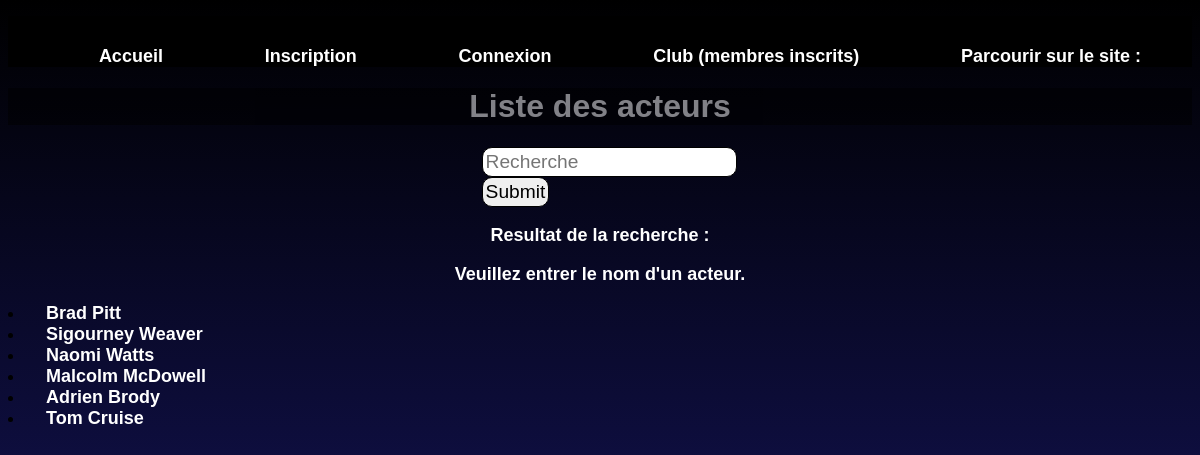
Page /HTMLPHP/liste_acteur.php on the committed database.
### tables this page shows
CREATE TABLE `actors` (
  `id_actor` int(11) NOT NULL AUTO_INCREMENT,
  `name` varchar(30) NOT NULL,
  `gender` varchar(20) NOT NULL,
  `age` int(20) NOT NULL,
  `links` varchar(1000) NOT NULL,
  PRIMARY KEY (`id_actor`)
);

### HTMLPHP/connexion.php (called while the page is built, shortened)
<?php
  $db_handle = mysqli_connect(DB_SERVER,DB_USER,DB_PASS);
  $db_name = 'cinefa';
  $db = mysqli_select_db($db_handle, $db_name);
?>

### HTMLPHP/liste_acteur.php (the view, shortened to what this page needs)
<!DOCTYPE html>
<html lang="fr" dir="ltr">
  <head>
    <link rel="stylesheet" href="../CSS/cinefa.css">
  </head>
  <body>
    <?php
      require_once 'connexion.php';
      include 'header.php';
    ?>
    <h1>Liste des acteurs</h1>
      <form name="form1" method="POST" action="#" required>
        <input type="text" name="recherche" placeholder="Recherche" required ><br>
        <input id="valid_button" type="submit" name="submit1" placeholder="Inscription" required>
      </form>
      <p class="message_reussi">Resultat de la recherche :</p>
        <?php
        if (isset($_POST['submit1']))
        {
          $recherche = $_POST['recherche'];
          $request_search = 'SELECT name, id_actor FROM actors where name like "%' . $recherche . '%"';
          $result_query2 = mysqli_query($db_handle, $request_search);
          $found = false;
              while ($db_field = mysqli_fetch_assoc($result_query2))
                 {
                  $found = true;
                  echo ' <ul class="message_reussi"> <li><a href="fiche_acteur.php?id='. $db_field['id_actor'] . '">' . $db_field['name'] .'</a></li></ul>';
                 }
                if ($found == false) {
                echo '<p class="message_reussi"><script>alert("Aucun resultat trouvé")</script></p>';
                }
          }
          else {
            echo "<p class='message_reussi'> Veuillez entrer le nom d'un acteur. </p>";
          }
      if ($db)
        {
          $request = "SELECT * FROM actors";
          $result_query = mysqli_query($db_handle, $request);
            while ($db_field = mysqli_fetch_assoc($result_query))
            {
              $id = $db_field['id_actor'];
              echo ' <li><a href="fiche_acteur.php?id='. $id . '">' . $db_field['name'] .'</a></li>';
            }
        }
    ?>
  </body>
</html>

### HTMLPHP/header.php (shortened to what this page needs)
<!DOCTYPE html>
<html lang="figure" dir="ltr">
  <head>
  </head>
    <body>
      <link rel="stylesheet" href="../CSS/css-header.css">
        <nav>
          <ol class="menu_nav">
            <li class="block"><a href="index.php">Accueil</a></li>
            <li><a href="inscription.php">Inscription</a></li>
            <li><a href="page_connexion.php">Connexion</a></li>
            <li><a href="page_listes.php">Club (membres inscrits)</a></li>
            <li>
            <a href="#">Parcourir sur le site :</a>
            </li>
          </ol>
        </nav>
    </body>
</html>

### CSS/cinefa.css (style rules this page uses)
body { min-height: 100vh; background: linear-gradient(black,MidnightBlue); font-family : helvetica; }
input { margin-left: 40%; padding-top: 20%; font-size: 120%; border : 1px solid black; border-radius: 10px; padding: 3px; font-family: helvetica; }
.message_reussi { list-style: none; text-decoration: none; font-size: 18px; font-family: helvetica; font-weight: bold; color: #ffffff; text-align: center; }

### CSS/css-header.css (style rules this page uses)
h1 { display: flex; justify-content: center; color: white; background-color: black; opacity: 0.5; }
ol { background-color: black; display: block; list-style: none; display: flex; flex-direction: row; justify-content: space-around; padding-top: 30px; }
li a { position: relative; padding: 16px; text-decoration: none; font-size: 18px; font-weight: bold; color: #ffffff; }
.block { display: block; }

### rows in the picture
actors: name "Brad Pitt"
actors: name "Sigourney Weaver"
actors: name "Naomi Watts"
actors: name "Malcolm McDowell"
actors: name "Adrien Brody"
actors: name "Tom Cruise"
